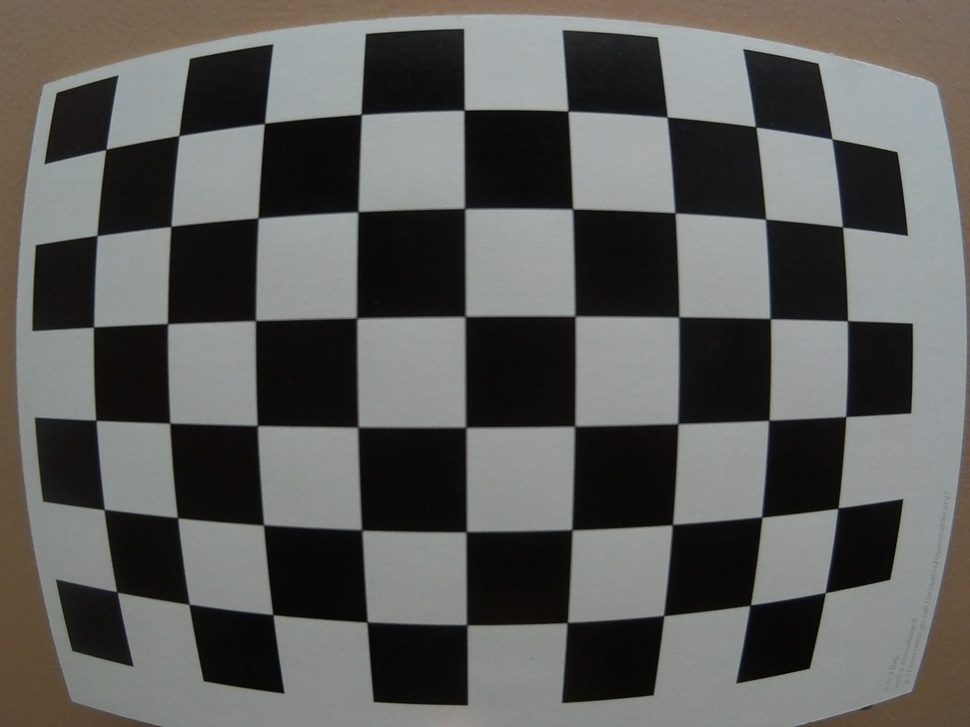
#> input picture openCV/undist/2016_0319_215501_003.JPG, 970 x 727 px, shrunk from 2048 x 1536 before the run
$ python My_undististort.py
#> lines starting #> are read from the running program, lines starting #| are printed output that depends on the picture
import cv2
import numpy as np

fname = './2016_0319_215501_003.JPG'
img = cv2.imread(fname)
#> img is the input picture: shape (727, 970, 3); mean B, G, R 90.7, 93.1, 93.1


with np.load('./camera_coeffs.npz') as X:
#> (reads openCV/undist/camera_coeffs.npz from the repository)
	mtx, dist, _, _ = [X[i] for i in ('arr_0','arr_1','arr_2','arr_3')]


dst = cv2.undistort(img, mtx, dist, None)
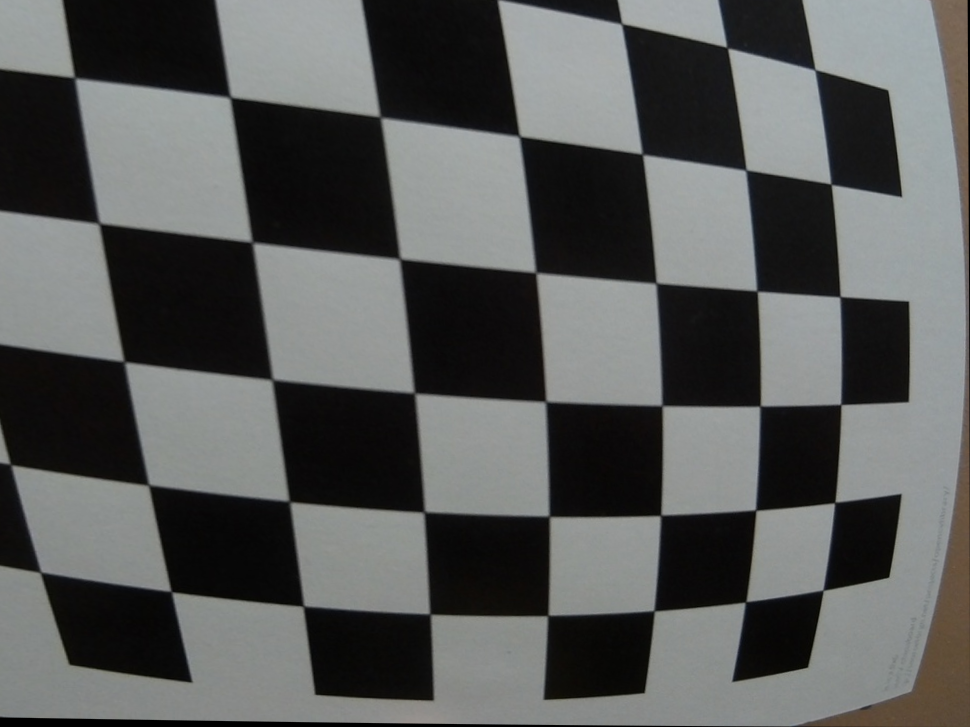
#> dst: shape (727, 970, 3); mean B, G, R 88.6, 89.5, 88.1

cv2.imwrite('calibresult.png',dst)
